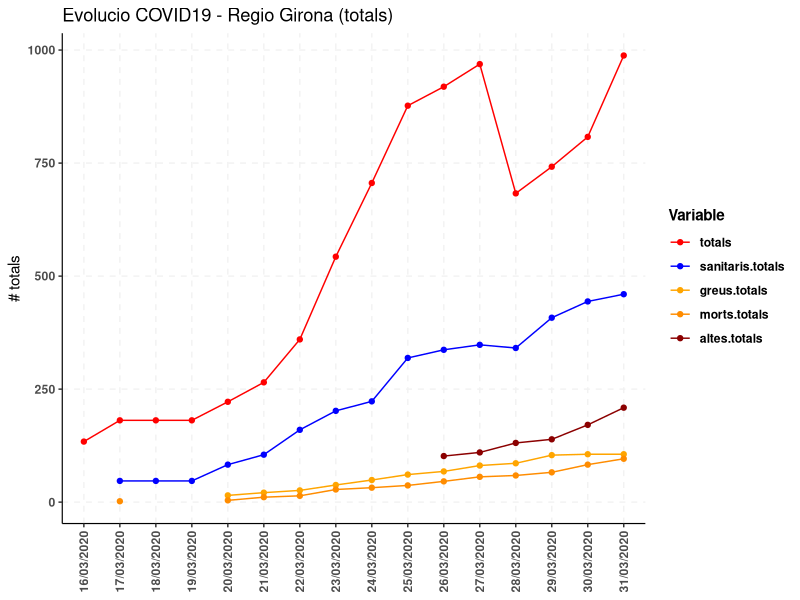
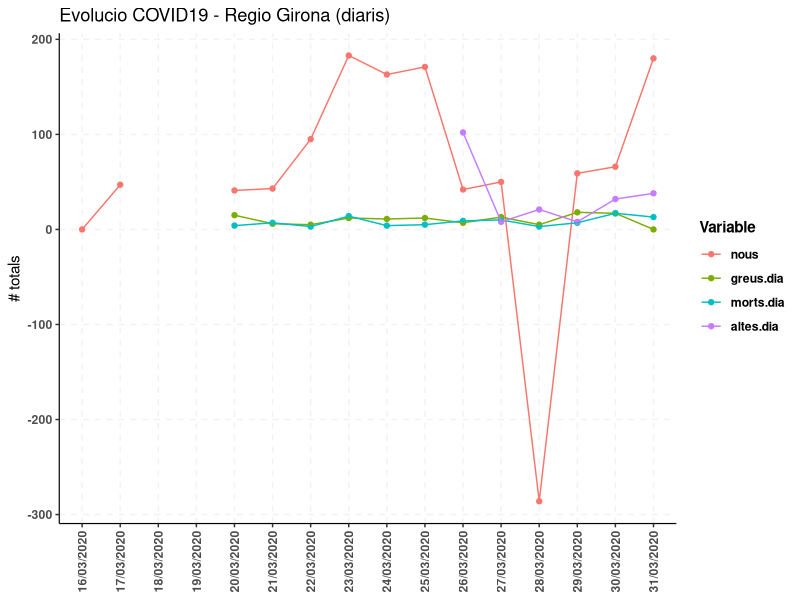

These figures' R source, in order: (Note: this script raises an error after producing the figures.)
## COVID-19 GIRONA ##
setwd('Desktop/COVID19-Girona')

## read data
girona <- read.csv2('Girona.csv', header = T)
girona <- girona[rowSums(is.na(girona)) != ncol(girona)-1, ]


## libraries
library(ggplot2); library(reshape2)

## plots
girona$dia <- factor(girona$dia, levels = as.character(girona$dia))
names(girona)

# total
girona.total <- girona[, names(girona) %in% c('dia', 'totals', 'sanitaris.totals', 'nosanitaris.totals', 'greus.totals', 'morts.totals', 'altes.totals')]
girona.total.m <- melt(girona.total)
ggplot(girona.total.m, aes(dia, value, color = variable, group = variable)) + geom_point() + geom_line() +
  scale_color_manual(values=c('red', 'blue', 'orange', 'darkorange', 'darkred', 'green')) +
  theme(plot.subtitle = element_text(vjust = 1), plot.caption = element_text(vjust = 1), axis.line = element_line(size = 0.4, linetype = "solid"), 
        panel.grid.major = element_line(colour = "gray95", linetype = "dashed"), axis.text = element_text(face = "bold"), 
        axis.text.x = element_text(vjust = 0.5, angle = 90), legend.text = element_text(face = "bold"), 
        legend.title = element_text(face = "bold"), panel.background = element_rect(fill = NA), legend.key = element_rect(fill = NA), 
        legend.background = element_rect(fill = NA)) +labs(title = "Evolucio COVID19 - Regio Girona (totals)",  x = NULL, y = "# totals", colour = "Variable")

# diari
girona.diari <- girona[, names(girona) %in% c('dia', 'nous', 'sanitaris.dia', 'nosanitaris.dia', 'greus.dia', 'morts.dia', 'altes.dia')]
girona.diari.m <- melt(girona.diari)
ggplot(girona.diari.m, aes(dia, value, color = variable, group = variable)) + geom_point() + geom_line() +
  # scale_color_manual() +
  theme(plot.subtitle = element_text(vjust = 1), plot.caption = element_text(vjust = 1), axis.line = element_line(size = 0.4, linetype = "solid"), 
        panel.grid.major = element_line(colour = "gray95", linetype = "dashed"), axis.text = element_text(face = "bold"), 
        axis.text.x = element_text(vjust = 0.5, angle = 90), legend.text = element_text(face = "bold"), 
        legend.title = element_text(face = "bold"), panel.background = element_rect(fill = NA), legend.key = element_rect(fill = NA), 
        legend.background = element_rect(fill = NA)) +labs(title = "Evolucio COVID19 - Regio Girona (diaris)",  x = NULL, y = "# totals", colour = "Variable")

# ratios
girona.ratios <- girona[, names(girona) %in% c('dia', 'increment.dia', 'sanitaris.percent')]
girona.ratios.m <-  melt(girona.ratios)
ggplot(girona.ratios.m, aes(dia, value, color = variable, group = variable)) + geom_point() + geom_line() +
  theme(plot.subtitle = element_text(vjust = 1), plot.caption = element_text(vjust = 1), axis.line = element_line(size = 0.4, linetype = "solid"), 
        panel.grid.major = element_line(colour = "gray95", linetype = "dashed"), axis.text = element_text(face = "bold"), 
        axis.text.x = element_text(vjust = 0.5, angle = 90), legend.text = element_text(face = "bold"), 
    legend.title = element_text(face = "bold"), panel.background = element_rect(fill = NA), legend.key = element_rect(fill = NA), 
    legend.background = element_rect(fill = NA)) +labs(title = "Evolucio COVID19 - Regio Girona (Percentatges)",  x = NULL, y = "# totals", colour = "Variable")
       
